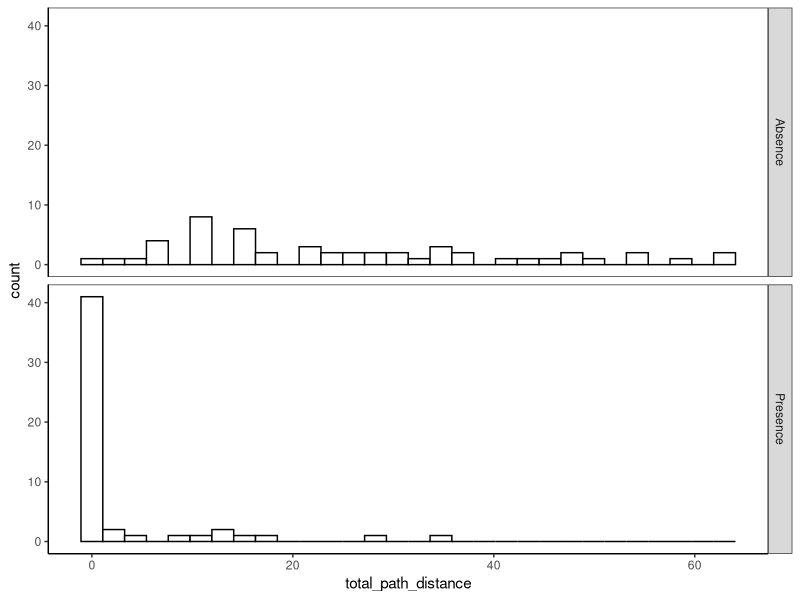
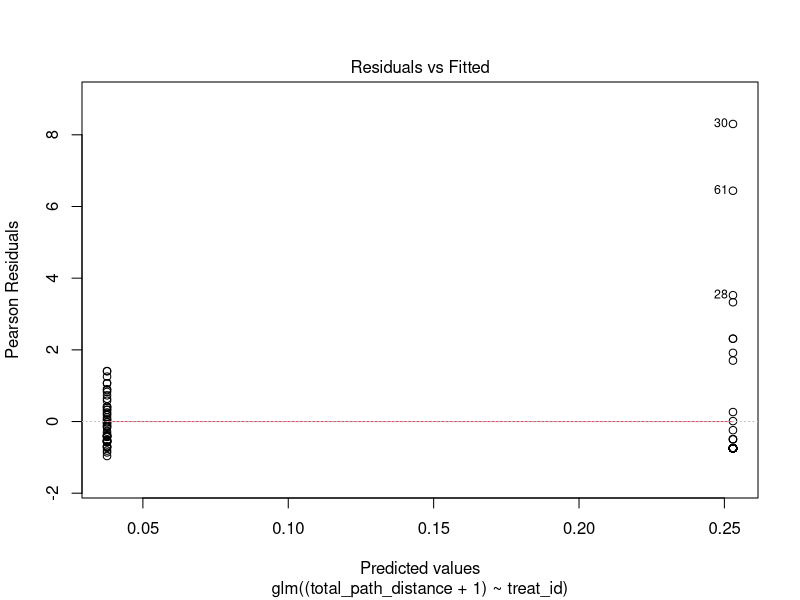
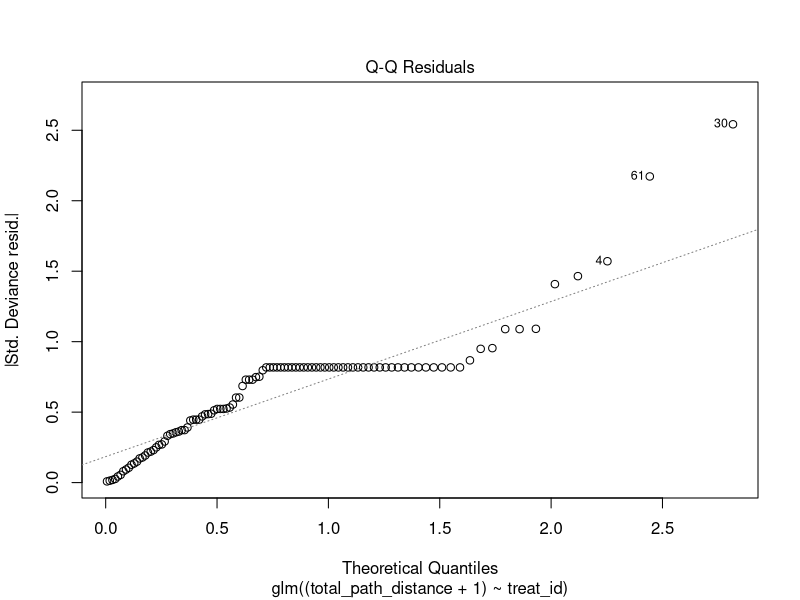
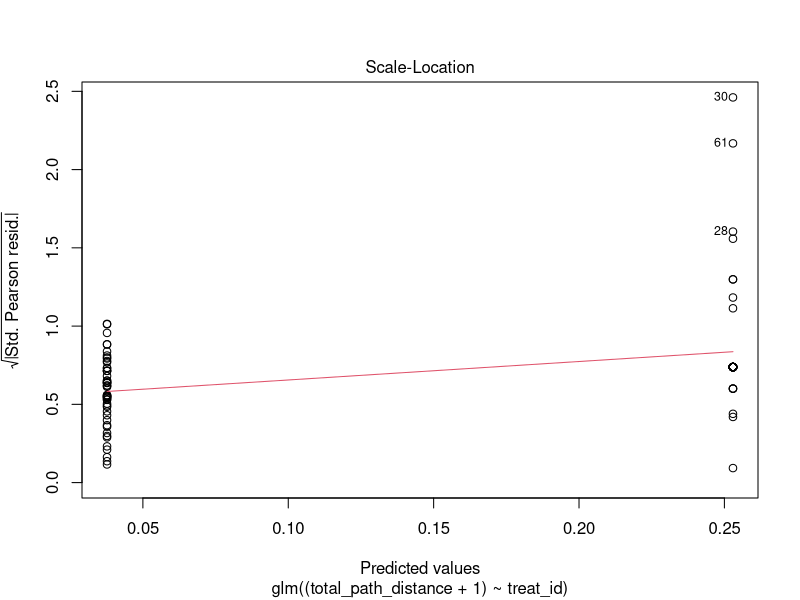
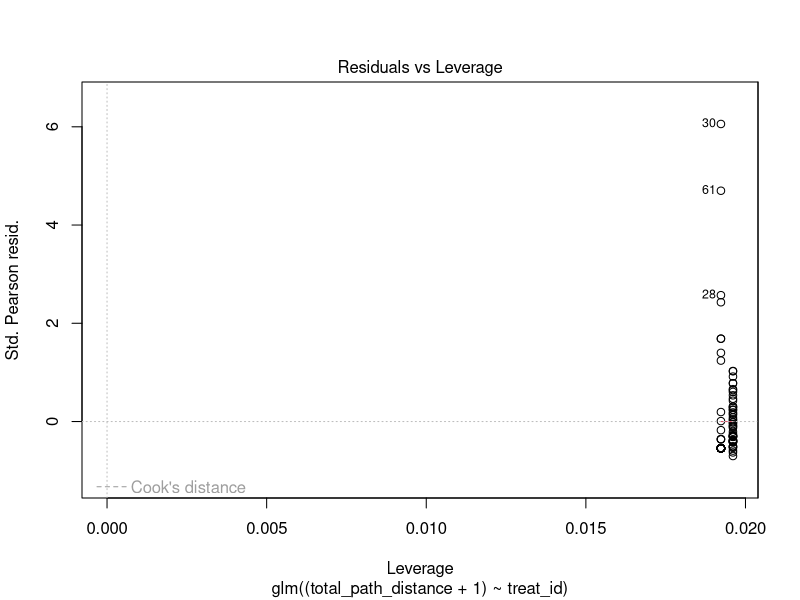

These charts were generated, in order, by the following R code:
#' This script is to compare distances moved between different treatments (absence vs presence, 
#' fed vs starved). There is also code for making histograms.

#'Library
library(car)
library(ggplot2)
#' Import data
dat2016 <-read.csv("data/summary_data_2016.csv", na="NA")
dat2017 <-read.csv("data/summary_data_2017.csv", na="NA")

#' ### Anova Comparisons
#' Total distance 2016
ggplot(data=dat2016, aes(total_path_distance)) + geom_histogram(fill="white", colour="black") + facet_grid(treat_id ~ .) +
  theme_bw() + theme(panel.grid.major = element_blank(),
  panel.grid.minor = element_blank(), axis.line = element_line(colour = "black"))


flm_2016_totdist <- glm((total_path_distance+1) ~ treat_id, data=dat2016, family=Gamma)
Anova(flm_2016_totdist)
summary(flm_2016_totdist)
plot(flm_2016_totdist)
#' There is a significant difference in total difference moved between the absence and presence of
#' host vegetation groups (F=73.361, df=1, 101, p=1.277e-13)

#' Displacement 2016
flm_2016_displacement <- lm(displacement ~ treat_id, data=dat2016)
Anova(flm_2016_displacement)
summary(flm_2016_totdist)
#' There is a signi